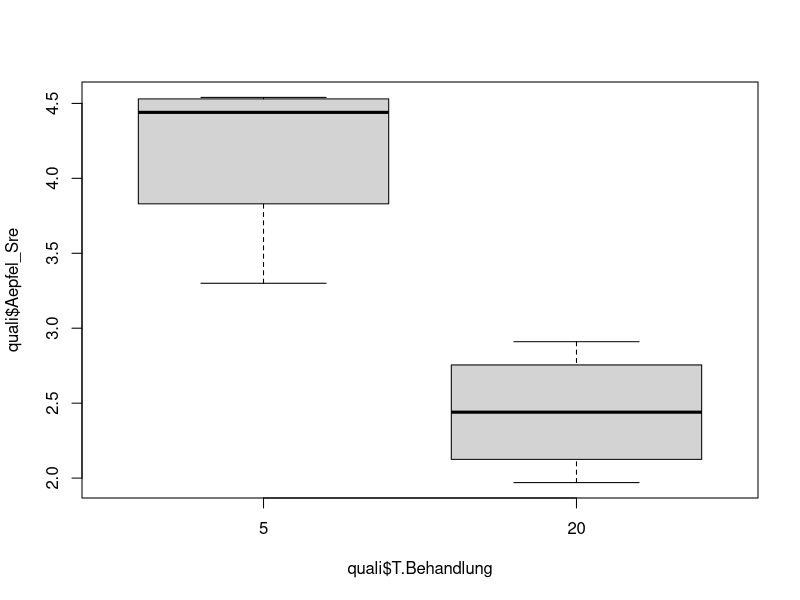
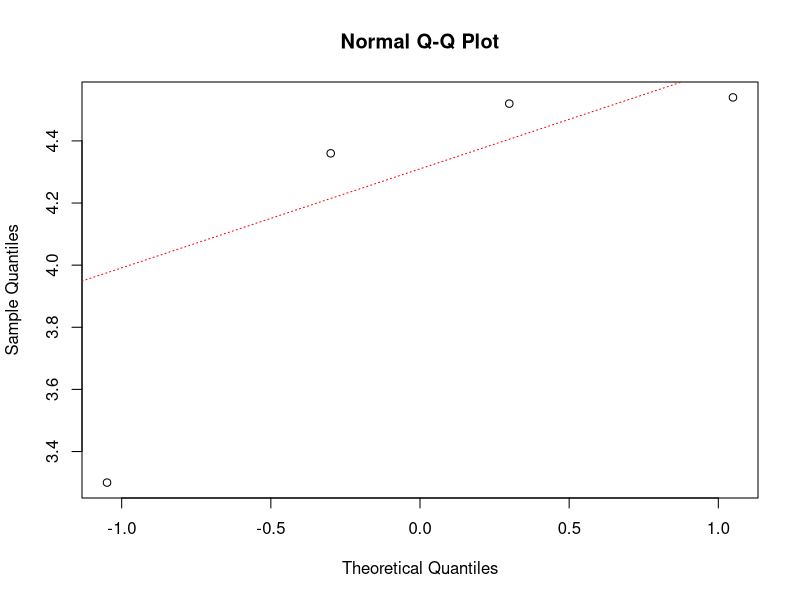
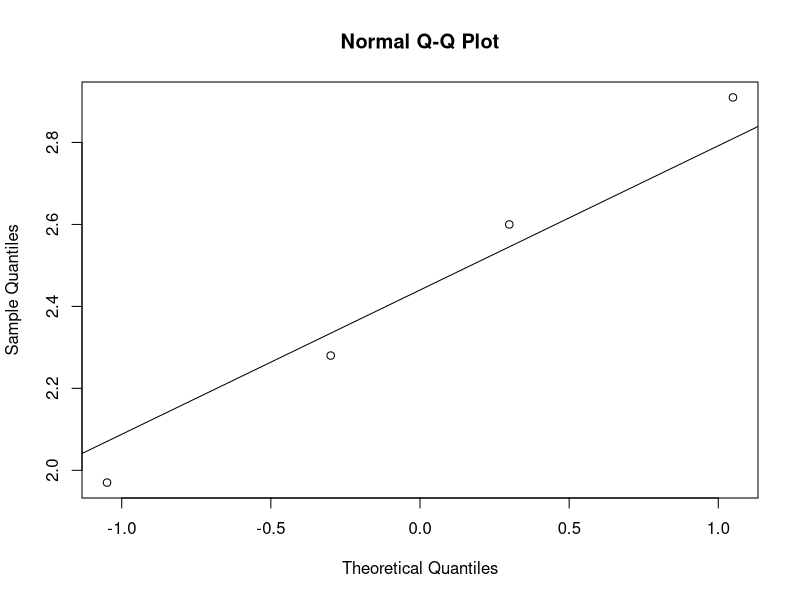
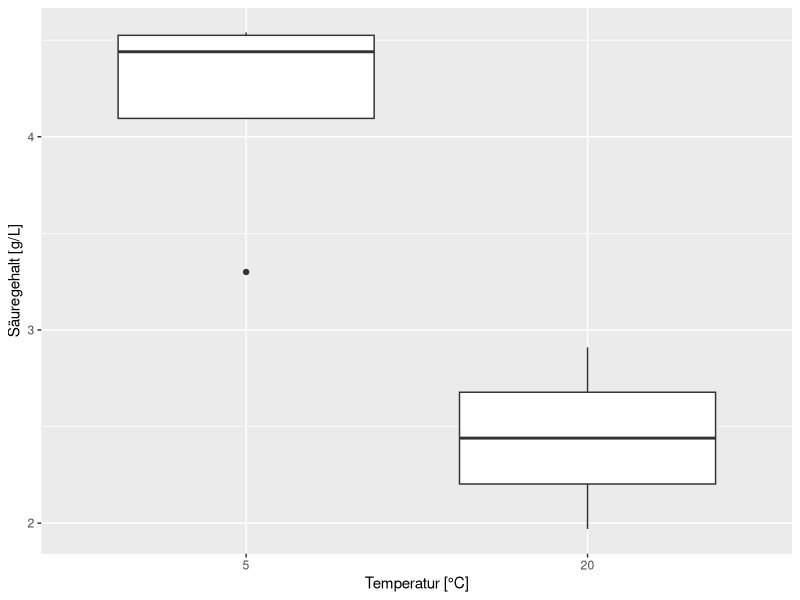

The R source for these figures, in order:
library(tidyverse)
library(ggplot2)

# Wir lesen die Daten ein
quali <- read.csv("Fruchtqualitaet_Gruppe 1.csv", header = TRUE)

# lassen uns eine Zusammenfassung ausgeben
summary(quali)

# Wandeln die Behandlung in einen Faktor um
quali$T.Behandlung <- as.factor(quali$T.Behandlung)

# machen einen ersten Plot
plot(quali$Aepfel_Sre ~ quali$T.Behandlung)


# Da wir nur 2 Behandlungsgruppen haben, können wir einen t-Test machen

## t-Test zum Vergleich zweier Datensätze -
# für einen t-Test zum Vergleich zweier Datensätze müssen die Daten in zwei Spalten nebeneinander  stehen. 
# Um das Format zu ändern nutzen wir die Funktion 'pivot_wider()' und speichern die neue formatieren Daten in einer neuen Variable mit Namen 'quali_w'
quali_w <- quali %>% 
  pivot_wider(
    id_cols = Wdh,
    names_from = T.Behandlung,
    values_from = c(Zucker_Sre, Aepfel_Sre)
   )


# zwei Datensätze mit gleicher Varianz vergleichen
t.test(quali_w$Aepfel_Sre_5, quali_w$Aepfel_Sre_20, var.equal = TRUE)

# Wenn der p-Wert kleiner 0.05 ist, ist die alternative Hypothese, dass die Differenz der
# Mittelwerte der beiden Gruppen nicht 0 ist wahr -> die Gruppen haben einen signifikant
# Unterschied.
# Das Konfidenzintervall bezieht sich auf den Unterschied der Mittelwert

# Testen ob die Varianzen der beiden Gruppen gleich sind (Varianzhomogenität/Homoskedastizität)

# Varianzhomogenitätstest der auf dem F-Test beruht
var.test(quali_w$Aepfel_Sre_5, quali_w$Aepfel_Sre_20)
# wenn der p-Wert kleiner als 0.05 ist, sind die Varianzen unterschiedlich

# Sollte das der Fall sein, kann man in der t.test Funktion 'var.equal = F' setzen
# zusätzlich zu den Mittelwerten werden jetzt auch die Varianzen geschätzt, deshalb
# sinkt die Zahl der Freiheitsgrade


##------  Q-Q plots -------
# zum visuellen Testen auf Normalverteilung der Residuen
qqnorm(quali_w$Aepfel_Sre_5)
qqline(quali_w$Aepfel_Sre_5, col = "red", lty = 3)

qqnorm(quali_w$Aepfel_Sre_20)
qqline(quali_w$Aepfel_Sre_20)

# wenn die Punkte annähernd auf der Linie liegen, insbesondere kein besonderes Muster
# aufweisen, sind die Residuen normalverteilt. Häufig gibt es ein paar Ausreißer am linken
# und rechten Ende, die nicht überbewertet werden sollten. Bei nur wenigen Datenpunkten ist die Analyse nicht sehr aussagekräftig.

# Abbildung der Ergebnisse


p <- ggplot(quali, aes(x=T.Behandlung, y= Aepfel_Sre)) + 
  labs(x = "Temperatur [°C]", y = "Säuregehalt [g/L]") +
  geom_boxplot() +   theme_grey()

  p
